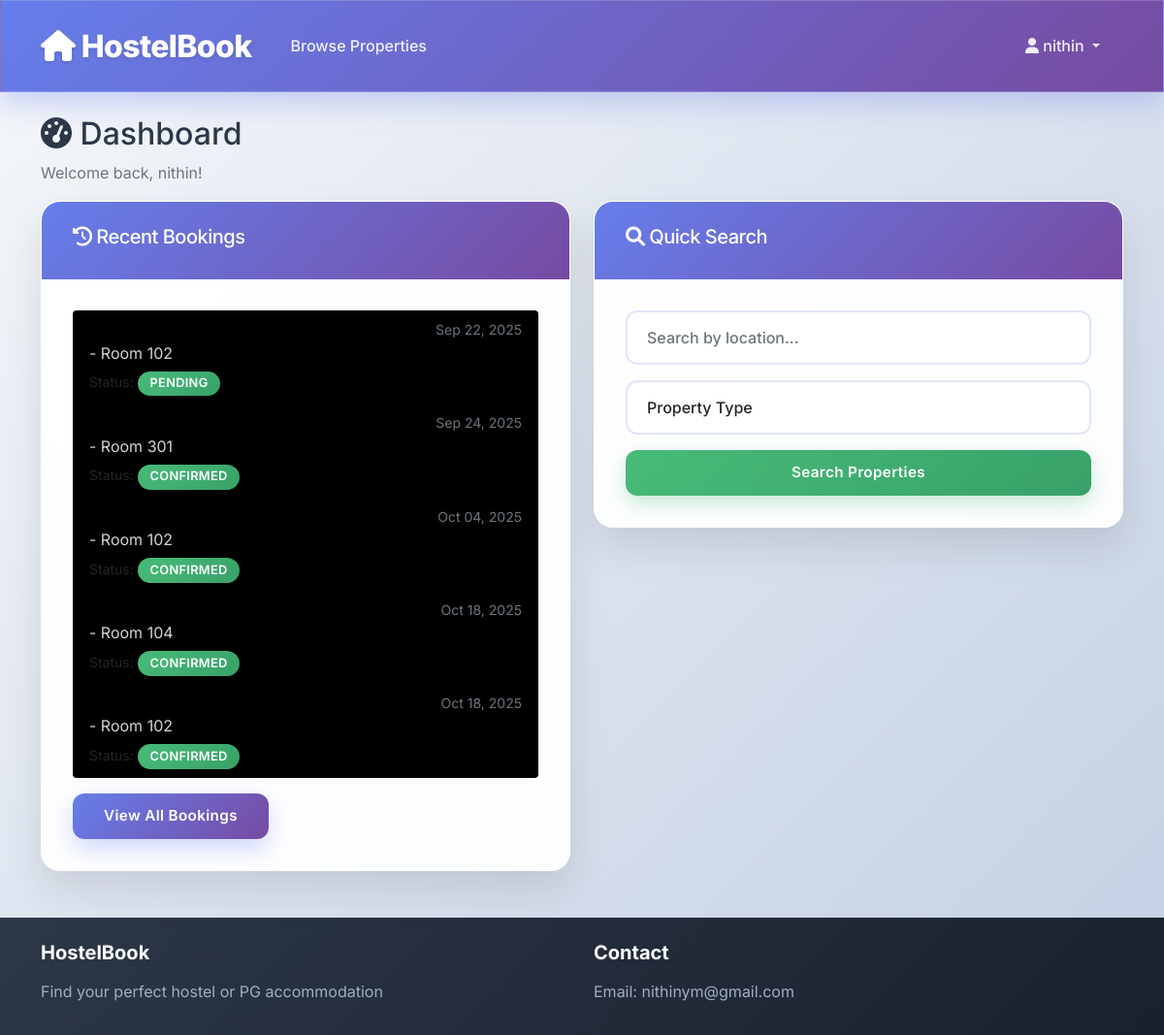
/dashboard/ (signed in), run on the app's committed database.
### accounts/models.py (models this page shows, shortened)
class User(AbstractUser):
    USER_TYPES = (
        ('admin', 'Admin'),
        ('owner', 'Owner'),
        ('user', 'User'),
    )
    user_type = models.CharField(max_length=10, choices=USER_TYPES, default='user')
    phone_number = models.CharField(max_length=15, blank=True)
    is_verified = models.BooleanField(default=False)
    created_at = models.DateTimeField(auto_now_add=True)

### bookings/models.py (models this page shows, shortened)
class Booking(models.Model):
    BOOKING_TYPES = (
        ('daily', 'Daily'),
        ('monthly', 'Monthly'),
    )
    STATUS_CHOICES = (
        ('pending', 'Pending'),
        ('confirmed', 'Confirmed'),
        ('cancelled', 'Cancelled'),
        ('completed', 'Completed'),
    )
    user = models.ForeignKey(User, on_delete=models.CASCADE, related_name='bookings')
    room = models.ForeignKey(Room, on_delete=models.CASCADE, related_name='bookings')
    booking_type = models.CharField(max_length=10, choices=BOOKING_TYPES)
    check_in_date = models.DateField()
    check_out_date = models.DateField()
    guests = models.PositiveIntegerField(default=1)
    base_amount = models.DecimalField(max_digits=10, decimal_places=2)
    security_deposit = models.DecimalField(max_digits=10, decimal_places=2, default=0)
    total_amount = models.DecimalField(max_digits=10, decimal_places=2)
    status = models.CharField(max_length=15, choices=STATUS_CHOICES, default='pending')
    special_requests = models.TextField(blank=True)
    created_at = models.DateTimeField(auto_now_add=True)
    updated_at = models.DateTimeField(auto_now=True)

### properties/models.py (models this page shows, shortened)
class Room(models.Model):
    ROOM_TYPES = (
        ('shared', 'Shared'),
        ('private', 'Private'),
        ('semi_private', 'Semi-Private'),
    )
    property_obj = models.ForeignKey(Property, on_delete=models.CASCADE, related_name='rooms')
    room_number = models.CharField(max_length=10)
    room_type = models.CharField(max_length=15, choices=ROOM_TYPES)
    capacity = models.PositiveIntegerField()
    current_occupancy = models.PositiveIntegerField(default=0)
    daily_rate = models.DecimalField(max_digits=10, decimal_places=2)
    monthly_rate = models.DecimalField(max_digits=10, decimal_places=2)
    security_deposit = models.DecimalField(max_digits=10, decimal_places=2, default=0)
    attached_bathroom = models.BooleanField(default=False)
    balcony = models.BooleanField(default=False)
    is_available = models.BooleanField(default=True)
    created_at = models.DateTimeField(auto_now_add=True)

### accounts/views.py (the view)
# urls.py: path('dashboard/', views.dashboard, name='dashboard'),
@login_required
def dashboard(request):
    context = {}
    if request.user.user_type == 'admin':
        context['pending_owners'] = OwnerProfile.objects.filter(verification_status='pending')
    elif request.user.user_type == 'owner':
        context['properties'] = request.user.properties.all()
        context['owner_profile'] = getattr(request.user, 'ownerprofile', None)
    else:
        context['recent_bookings'] = request.user.bookings.all()[:5]
    return render(request, 'accounts/dashboard.html', context)

### templates/accounts/dashboard.html (shortened to what this page needs)
{% extends 'base.html' %}
{% block content %}
<div class="container mt-4">
    <div class="row">
        <div class="col-12">
            <h2><i class="fas fa-tachometer-alt"></i> Dashboard</h2>
            <p class="text-muted">Welcome back, {{ user.first_name|default:user.username }}!</p>
        </div>
    </div>
    {% if user.user_type == 'admin' %}
    <div class="row">
        <div class="col-md-6">
            <div class="card">
                <div class="card-header bg-warning text-dark">
                    <h5><i class="fas fa-user-check"></i> Pending Owner Verifications</h5>
                </div>
                <div class="card-body">
                    {% if pending_owners %}
                        <div class="list-group">
                            {% for owner in pending_owners %}
                            <div class="list-group-item d-flex justify-content-between align-items-center">
                                                                                <div>
                                                    <strong>{{ owner.business_name }}</strong><br>
                                                    <small class="text-muted">{{ owner.user.email }}</small>
                                                </div>
                                                <div>
                                                    <form method="POST" action="{% url 'verify_owner' owner.id %}" class="d-inline">
                                                        {% csrf_token %}
                                                        <input type="hidden" name="action" value="approve">
                                                        <button type="submit" class="btn btn-sm btn-success">Approve</button>
                                                    </form>
                                                    <form method="POST" action="{% url 'verify_owner' owner.id %}" class="d-inline ms-2">
                                                        {% csrf_token %}
                                                        <input type="hidden" name="action" value="reject">
                                                        <button type="submit" class="btn btn-sm btn-danger">Reject</button>
                                                    </form>
                                                </div>
                            </div>
                            {% endfor %}
                        </div>
                    {% else %}
                        <p class="text-muted">No pending verifications</p>
                    {% endif %}
                </div>
            </div>
        </div>
    </div>
    {% else %}
    <div class="row">
        <div class="col-md-6">
            <div class="card">
                <div class="card-header bg-info text-white">
                    <h5><i class="fas fa-history"></i> Recent Bookings</h5>
                </div>
                <div class="card-body">
                    {% if recent_bookings %}
                        <div class="list-group">
                            {% for booking in recent_bookings %}
                            <div class="list-group-item" style="background-color: black;">
                                <div class="d-flex w-100 justify-content-between">
                                    <small class="text-muted">{{ booking.created_at|date:"M d, Y" }}</small>
                                </div>
                                <p class="mb-1">{{ booking.room.property.city }} - Room {{ booking.room.room_number }}</p>
                                <small>Status: <span class="badge bg-{{ booking.status|yesno:'success,warning,danger' }}">{{ booking.get_status_display }}</span></small>
                            </div>
                            {% endfor %}
                        </div>
                        <div class="mt-3">
                            <a href="{% url 'booking_list' %}" class="btn btn-primary">View All Bookings</a>
                        </div>
                    {% else %}
                        <p class="text-muted">No bookings yet</p>
                        <a href="{% url 'property_list' %}" class="btn btn-primary">Browse Properties</a>
                    {% endif %}
                </div>
            </div>
        </div>
        <div class="col-md-6">
            <div class="card">
                <div class="card-header bg-success text-white">
                    <h5><i class="fas fa-search"></i> Quick Search</h5>
                </div>
                <div class="card-body">
                    <form method="GET" action="{% url 'property_list' %}">
                        <div class="mb-3">
                            <input type="text" class="form-control" name="search" placeholder="Search by location...">
                        </div>
                        <div class="mb-3">
                            <select class="form-select" name="property_type">
                                <option value="">Property Type</option>
                            </select>
                        </div>
                        <button type="submit" class="btn btn-success w-100">Search Properties</button>
                    </form>
                </div>
            </div>
        </div>
    </div>
    {% endif %}
</div>
{% endblock %}

### templates/base.html (shortened to what this page needs)
<!DOCTYPE html>
<html lang="en">
<head>
    <link href="https://cdn.jsdelivr.net/npm/bootstrap@5.1.3/dist/css/bootstrap.min.css" rel="stylesheet">
    <link href="https://cdnjs.cloudflare.com/ajax/libs/font-awesome/6.0.0/css/all.min.css" rel="stylesheet">
    {% load static %}
    <link href="{% static 'css/style.css' %}" rel="stylesheet">
</head>
<body>
    <nav class="navbar navbar-expand-lg navbar-dark bg-primary" style="z-index:99;">
        <div class="container">
            <a class="navbar-brand" href="{% url 'home' %}">
                <i class="fas fa-home"></i> HostelBook
            </a>
            <div class="collapse navbar-collapse" id="navbarNav">
                <ul class="navbar-nav me-auto">
                    <li class="nav-item">
                        <a class="nav-link" href="{% url 'property_list' %}">Browse Properties</a>
                    </li>
                </ul>
                <ul class="navbar-nav">
                    {% if user.is_authenticated %}
                        <li class="nav-item dropdown">
                            <a class="nav-link dropdown-toggle" href="#" id="navbarDropdown" role="button" data-bs-toggle="dropdown">
                                <i class="fas fa-user"></i> {{ user.username }}
                            </a>
                        </li>
                    {% endif %}
                </ul>
            </div>
        </div>
    </nav>
    <main>
        {% block content %}{% endblock %}
    </main>
    <footer class="bg-dark text-light py-4 mt-5">
        <div class="container">
            <div class="row">
                <div class="col-md-6">
                    <h5>HostelBook</h5>
                    <p>Find your perfect hostel or PG accommodation</p>
                </div>
                <div class="col-md-6">
                    <h5>Contact</h5>
                    <p>Email: nithinym@gmail.com</p>
                </div>
            </div>
        </div>
    </footer>
</body>
</html>

### static/css/style.css (style rules this page uses)
* { box-sizing: border-box; margin: 0; padding: 0; }
body { font-family: 'Inter', -apple-system, BlinkMacSystemFont, 'Segoe UI', Roboto, Oxygen, Ubuntu, Cantarell, 'Open Sans', 'Helvetica Neue', sans-serif; background: linear-gradient(135deg, #f5f7fa 0%, #c3cfe2 100%); color: #2d3748; line-height: 1.6; font-size: 16px; min-height: 100vh; font-weight: 400; }
.navbar { background: linear-gradient(135deg, #667eea 0%, #764ba2 100%) !important; backdrop-filter: blur(10px); box-shadow: 0 8px 32px rgba(102, 126, 234, 0.37); border: 1px solid rgba(255, 255, 255, 0.18); padding: 1rem 0; }
.navbar-brand { font-weight: 800; font-size: 2rem; color: #fff !important; letter-spacing: -0.02em; text-shadow: 0 2px 4px rgba(0, 0, 0, 0.1); }
.nav-link { color: rgba(255, 255, 255, 0.9) !important; font-weight: 500; padding: 0.75rem 1.25rem !important; border-radius: 0.5rem; transition: all 0.3s cubic-bezier(0.4, 0, 0.2, 1); margin: 0 0.25rem; }
.btn { font-weight: 600; border-radius: 0.75rem; padding: 0.75rem 2rem; border: none; transition: all 0.3s cubic-bezier(0.4, 0, 0.2, 1); font-size: 0.95rem; letter-spacing: 0.025em; }
.btn-primary { background: linear-gradient(135deg, #667eea 0%, #764ba2 100%); box-shadow: 0 10px 25px rgba(102, 126, 234, 0.3); color: #fff; }
.btn-success { background: linear-gradient(135deg, #48bb78 0%, #38a169 100%); box-shadow: 0 8px 20px rgba(72, 187, 120, 0.3); }
.card { background: rgba(255, 255, 255, 0.95); backdrop-filter: blur(10px); border: 1px solid rgba(255, 255, 255, 0.2); border-radius: 1.25rem; box-shadow: 0 20px 40px rgba(0, 0, 0, 0.1); transition: all 0.3s cubic-bezier(0.4, 0, 0.2, 1); overflow: hidden; }
.card-header { background: linear-gradient(135deg, #667eea 0%, #764ba2 100%); color: #fff; font-weight: 700; font-size: 1.25rem; border: none; padding: 1.5rem 2rem; letter-spacing: -0.025em; }
.card-body { padding: 2rem; color: #4a5568; }
.form-control, .form-select { background: rgba(255, 255, 255, 0.95); border: 2px solid rgba(102, 126, 234, 0.2); border-radius: 0.75rem; padding: 0.875rem 1.25rem; font-size: 1rem; font-weight: 500; transition: all 0.3s cubic-bezier(0.4, 0, 0.2, 1); backdrop-filter: blur(5px); }
.badge { font-weight: 600; font-size: 0.8rem; padding: 0.5em 1em; border-radius: 2rem; letter-spacing: 0.025em; text-transform: uppercase; }
.badge.bg-success { background: linear-gradient(135deg, #48bb78 0%, #38a169 100%) !important; color: #fff; }
footer { background: linear-gradient(135deg, #2d3748 0%, #1a202c 100%); color: #e2e8f0; padding: 3rem 0 2rem; margin-top: auto; }
footer h5 { color: #fff; font-weight: 700; margin-bottom: 1rem; }
footer p { color: #a0aec0; margin-bottom: 0.5rem; }
h5 { color:white; }
p { color:rgb(212, 212, 212); }
span,strong { color:rgb(212, 212, 212); }

### data on the page
User: username "nithin", first_name "nithin"
Booking: created_at "Sep 22, 2025", room.room_number "102", status "PENDING"
Booking: created_at "Sep 24, 2025", room.room_number "301", status "CONFIRMED"
Booking: created_at "Oct 04, 2025", room.room_number "102", status "CONFIRMED"
Booking: created_at "Oct 18, 2025", room.room_number "104", status "CONFIRMED"
Booking: created_at "Oct 18, 2025", room.room_number "102", status "CONFIRMED"
